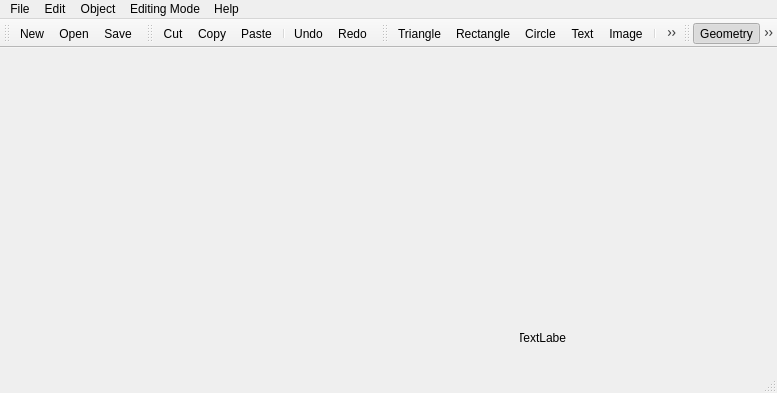
<?xml version="1.0" encoding="UTF-8"?>
<ui version="4.0">
 <class>MainWindow</class>
 <widget class="QMainWindow" name="MainWindow">
  <property name="geometry">
   <rect>
    <x>0</x>
    <y>0</y>
    <width>777</width>
    <height>393</height>
   </rect>
  </property>
  <widget class="QWidget" name="centralWidget">
   <widget class="QLabel" name="lblXY">
    <property name="geometry">
     <rect>
      <x>520</x>
      <y>280</y>
      <width>46</width>
      <height>20</height>
     </rect>
    </property>
    <property name="font">
     <font>
      <weight>50</weight>
      <bold>false</bold>
     </font>
    </property>
    <property name="text">
     <string>TextLabel</string>
    </property>
    <property name="alignment">
     <set>Qt::AlignCenter</set>
    </property>
   </widget>
  </widget>
  <widget class="QMenuBar" name="menuBar">
   <property name="geometry">
    <rect>
     <x>0</x>
     <y>0</y>
     <width>777</width>
     <height>20</height>
    </rect>
   </property>
   <widget class="QMenu" name="menuFile">
    <property name="title">
     <string>File</string>
    </property>
    <addaction name="actionNew"/>
    <addaction name="actionOpen"/>
    <addaction name="actionSave"/>
    <addaction name="actionSave_As"/>
   </widget>
   <widget class="QMenu" name="menuEdit">
    <property name="title">
     <string>Edit</string>
    </property>
    <addaction name="actionUndo"/>
    <addaction name="actionRedo"/>
    <addaction name="separator"/>
    <addaction name="actionCut"/>
    <addaction name="actionCopy"/>
    <addaction name="actionPaste"/>
   </widget>
   <widget class="QMenu" name="menuObject">
    <property name="title">
     <string>Object</string>
    </property>
    <addaction name="actionTriangle"/>
    <addaction name="actionRectangle"/>
    <addaction name="actionCircle"/>
    <addaction name="actionText"/>
    <addaction name="actionImage"/>
    <addaction name="separator"/>
    <addaction name="actionDelete"/>
   </widget>
   <widget class="QMenu" name="menuHelp">
    <property name="title">
     <string>Help</string>
    </property>
    <addaction name="actionAboutQt"/>
   </widget>
   <widget class="QMenu" name="menuEditing_Mode">
    <property name="title">
     <string>Editing Mode</string>
    </property>
    <addaction name="actionGeometry"/>
    <addaction name="actionRotate"/>
    <addaction name="actionLink"/>
   </widget>
   <addaction name="menuFile"/>
   <addaction name="menuEdit"/>
   <addaction name="menuObject"/>
   <addaction name="menuEditing_Mode"/>
   <addaction name="menuHelp"/>
  </widget>
  <widget class="QToolBar" name="toolFile">
   <property name="toolButtonStyle">
    <enum>Qt::ToolButtonTextUnderIcon</enum>
   </property>
   <attribute name="toolBarArea">
    <enum>TopToolBarArea</enum>
   </attribute>
   <attribute name="toolBarBreak">
    <bool>false</bool>
   </attribute>
   <addaction name="actionNew"/>
   <addaction name="actionOpen"/>
   <addaction name="actionSave"/>
  </widget>
  <widget class="QStatusBar" name="statusBar"/>
  <widget class="QToolBar" name="toolEdit">
   <property name="windowTitle">
    <string>toolBar</string>
   </property>
   <property name="toolButtonStyle">
    <enum>Qt::ToolButtonTextUnderIcon</enum>
   </property>
   <attribute name="toolBarArea">
    <enum>TopToolBarArea</enum>
   </attribute>
   <attribute name="toolBarBreak">
    <bool>false</bool>
   </attribute>
   <addaction name="actionCut"/>
   <addaction name="actionCopy"/>
   <addaction name="actionPaste"/>
   <addaction name="separator"/>
   <addaction name="actionUndo"/>
   <addaction name="actionRedo"/>
  </widget>
  <widget class="QToolBar" name="toolObject">
   <property name="windowTitle">
    <string>toolBar</string>
   </property>
   <property name="toolButtonStyle">
    <enum>Qt::ToolButtonTextUnderIcon</enum>
   </property>
   <attribute name="toolBarArea">
    <enum>TopToolBarArea</enum>
   </attribute>
   <attribute name="toolBarBreak">
    <bool>false</bool>
   </attribute>
   <addaction name="actionTriangle"/>
   <addaction name="actionRectangle"/>
   <addaction name="actionCircle"/>
   <addaction name="actionText"/>
   <addaction name="actionImage"/>
   <addaction name="separator"/>
   <addaction name="actionDelete"/>
  </widget>
  <widget class="QToolBar" name="toolMode">
   <property name="windowTitle">
    <string>toolBar</string>
   </property>
   <property name="toolButtonStyle">
    <enum>Qt::ToolButtonTextUnderIcon</enum>
   </property>
   <attribute name="toolBarArea">
    <enum>TopToolBarArea</enum>
   </attribute>
   <attribute name="toolBarBreak">
    <bool>false</bool>
   </attribute>
   <addaction name="actionGeometry"/>
   <addaction name="actionRotate"/>
   <addaction name="actionLink"/>
  </widget>
  <action name="actionUndo">
   <property name="enabled">
    <bool>true</bool>
   </property>
   <property name="icon">
    <iconset>
     <normalon>:/images/Undo.png</normalon>
    </iconset>
   </property>
   <property name="text">
    <string>Undo</string>
   </property>
   <property name="shortcut">
    <string>Ctrl+Z</string>
   </property>
  </action>
  <action name="actionRedo">
   <property name="enabled">
    <bool>true</bool>
   </property>
   <property name="icon">
    <iconset resource="resources.qrc">
     <normaloff>:/images/Redo.png</normaloff>:/images/Redo.png</iconset>
   </property>
   <property name="text">
    <string>Redo</string>
   </property>
   <property name="font">
    <font/>
   </property>
   <property name="shortcut">
    <string>Ctrl+Y</string>
   </property>
  </action>
  <action name="actionCut">
   <property name="icon">
    <iconset resource="resources.qrc">
     <normaloff>:/images/cut.png</normaloff>:/images/cut.png</iconset>
   </property>
   <property name="text">
    <string>Cut</string>
   </property>
   <property name="shortcut">
    <string>Ctrl+X</string>
   </property>
  </action>
  <action name="actionCopy">
   <property name="icon">
    <iconset resource="resources.qrc">
     <normaloff>:/images/copy.png</normaloff>:/images/copy.png</iconset>
   </property>
   <property name="text">
    <string>Copy</string>
   </property>
   <property name="shortcut">
    <string>Ctrl+C</string>
   </property>
  </action>
  <action name="actionPaste">
   <property name="icon">
    <iconset resource="resources.qrc">
     <normaloff>:/images/paste.png</normaloff>:/images/paste.png</iconset>
   </property>
   <property name="text">
    <string>Paste</string>
   </property>
   <property name="shortcut">
    <string>Ctrl+V</string>
   </property>
  </action>
  <action name="actionTriangle">
   <property name="icon">
    <iconset resource="resources.qrc">
     <normaloff>:/images/Triangle.png</normaloff>:/images/Triangle.png</iconset>
   </property>
   <property name="text">
    <string>Triangle</string>
   </property>
   <property name="shortcut">
    <string>Ctrl+1</string>
   </property>
  </action>
  <action name="actionRectangle">
   <property name="icon">
    <iconset resource="resources.qrc">
     <normaloff>:/images/Rectangle.png</normaloff>:/images/Rectangle.png</iconset>
   </property>
   <property name="text">
    <string>Rectangle</string>
   </property>
   <property name="shortcut">
    <string>Ctrl+2</string>
   </property>
  </action>
  <action name="actionCircle">
   <property name="icon">
    <iconset resource="resources.qrc">
     <normaloff>:/images/Circle.png</normaloff>:/images/Circle.png</iconset>
   </property>
   <property name="text">
    <string>Circle</string>
   </property>
   <property name="shortcut">
    <string>Ctrl+3</string>
   </property>
  </action>
  <action name="actionDelete">
   <property name="icon">
    <iconset resource="resources.qrc">
     <normaloff>:/images/Delete.png</normaloff>:/images/Delete.png</iconset>
   </property>
   <property name="text">
    <string>Delete</string>
   </property>
   <property name="shortcut">
    <string>Del</string>
   </property>
  </action>
  <action name="actionNew">
   <property name="icon">
    <iconset resource="resources.qrc">
     <normaloff>:/images/new.png</normaloff>:/images/new.png</iconset>
   </property>
   <property name="text">
    <string>New</string>
   </property>
   <property name="shortcut">
    <string>Ctrl+N</string>
   </property>
  </action>
  <action name="actionOpen">
   <property name="icon">
    <iconset resource="resources.qrc">
     <normaloff>:/images/open.png</normaloff>:/images/open.png</iconset>
   </property>
   <property name="text">
    <string>Open</string>
   </property>
   <property name="shortcut">
    <string>Ctrl+O</string>
   </property>
  </action>
  <action name="actionSave">
   <property name="icon">
    <iconset resource="resources.qrc">
     <normaloff>:/images/save.png</normaloff>:/images/save.png</iconset>
   </property>
   <property name="text">
    <string>Save</string>
   </property>
   <property name="shortcut">
    <string>Ctrl+S</string>
   </property>
  </action>
  <action name="actionSave_As">
   <property name="text">
    <string>Save As..</string>
   </property>
  </action>
  <action name="actionAboutQt">
   <property name="icon">
    <iconset resource="resources.qrc">
     <normaloff>:/images/Qt.png</normaloff>:/images/Qt.png</iconset>
   </property>
   <property name="text">
    <string>About Qt</string>
   </property>
  </action>
  <action name="actionText">
   <property name="icon">
    <iconset resource="resources.qrc">
     <normaloff>:/images/Text.png</normaloff>:/images/Text.png</iconset>
   </property>
   <property name="text">
    <string>Text</string>
   </property>
   <property name="toolTip">
    <string>Text</string>
   </property>
  </action>
  <action name="actionImage">
   <property name="icon">
    <iconset resource="resources.qrc">
     <normaloff>:/images/Image.png</normaloff>:/images/Image.png</iconset>
   </property>
   <property name="text">
    <string>Image</string>
   </property>
   <property name="toolTip">
    <string>Image</string>
   </property>
  </action>
  <action name="actionGeometry">
   <property name="checkable">
    <bool>true</bool>
   </property>
   <property name="checked">
    <bool>true</bool>
   </property>
   <property name="icon">
    <iconset resource="resources.qrc">
     <normaloff>:/images/geometry_edit.png</normaloff>:/images/geometry_edit.png</iconset>
   </property>
   <property name="text">
    <string>Geometry</string>
   </property>
  </action>
  <action name="actionRotate">
   <property name="checkable">
    <bool>true</bool>
   </property>
   <property name="icon">
    <iconset resource="resources.qrc">
     <normaloff>:/images/rotate2.png</normaloff>:/images/rotate2.png</iconset>
   </property>
   <property name="text">
    <string>Rotate</string>
   </property>
  </action>
  <action name="actionLink">
   <property name="checkable">
    <bool>true</bool>
   </property>
   <property name="text">
    <string>Link</string>
   </property>
  </action>
 </widget>
 <layoutdefault spacing="6" margin="11"/>
 <resources>
  <include location="resources.qrc"/>
 </resources>
 <connections/>
</ui>
